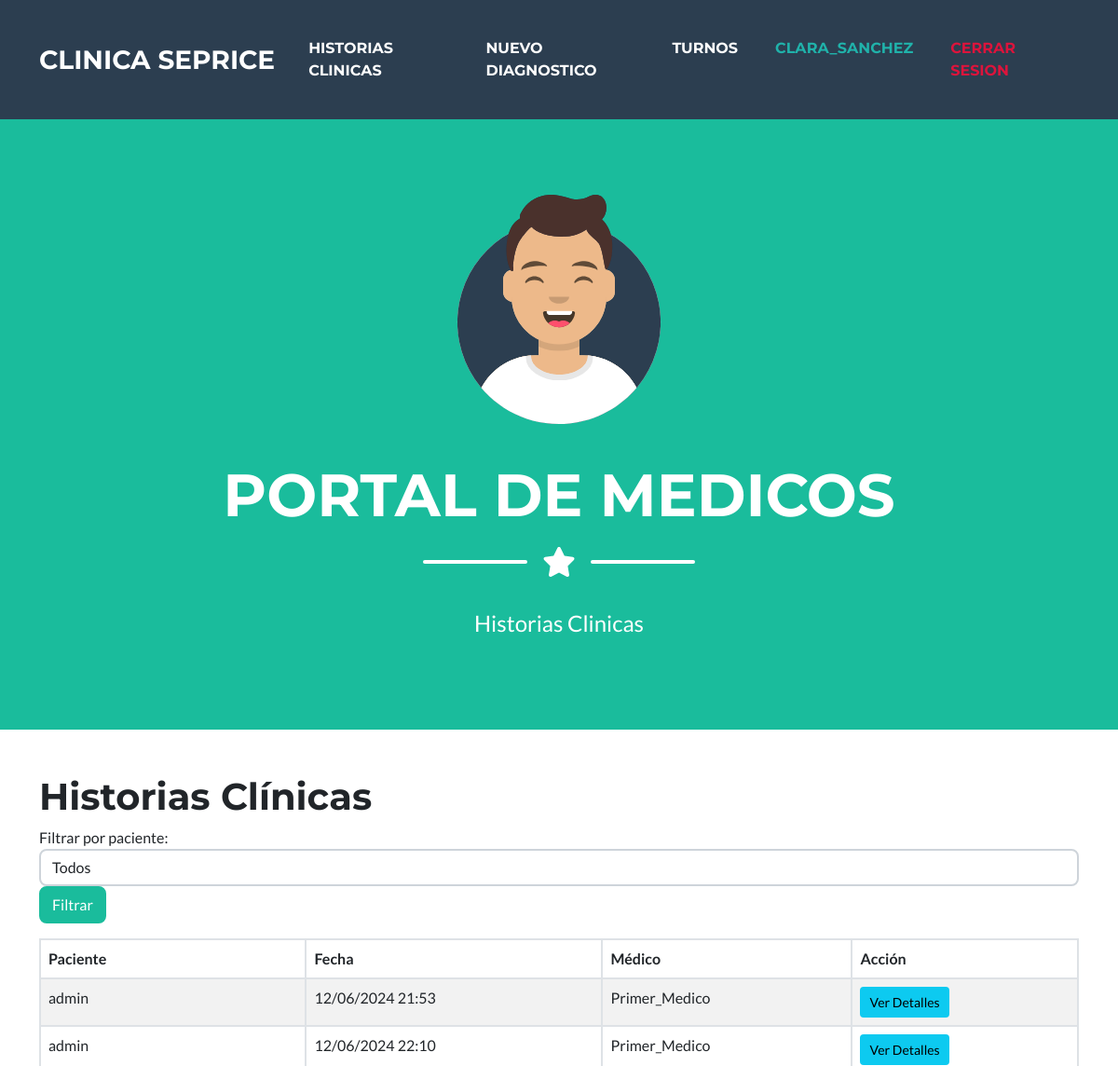
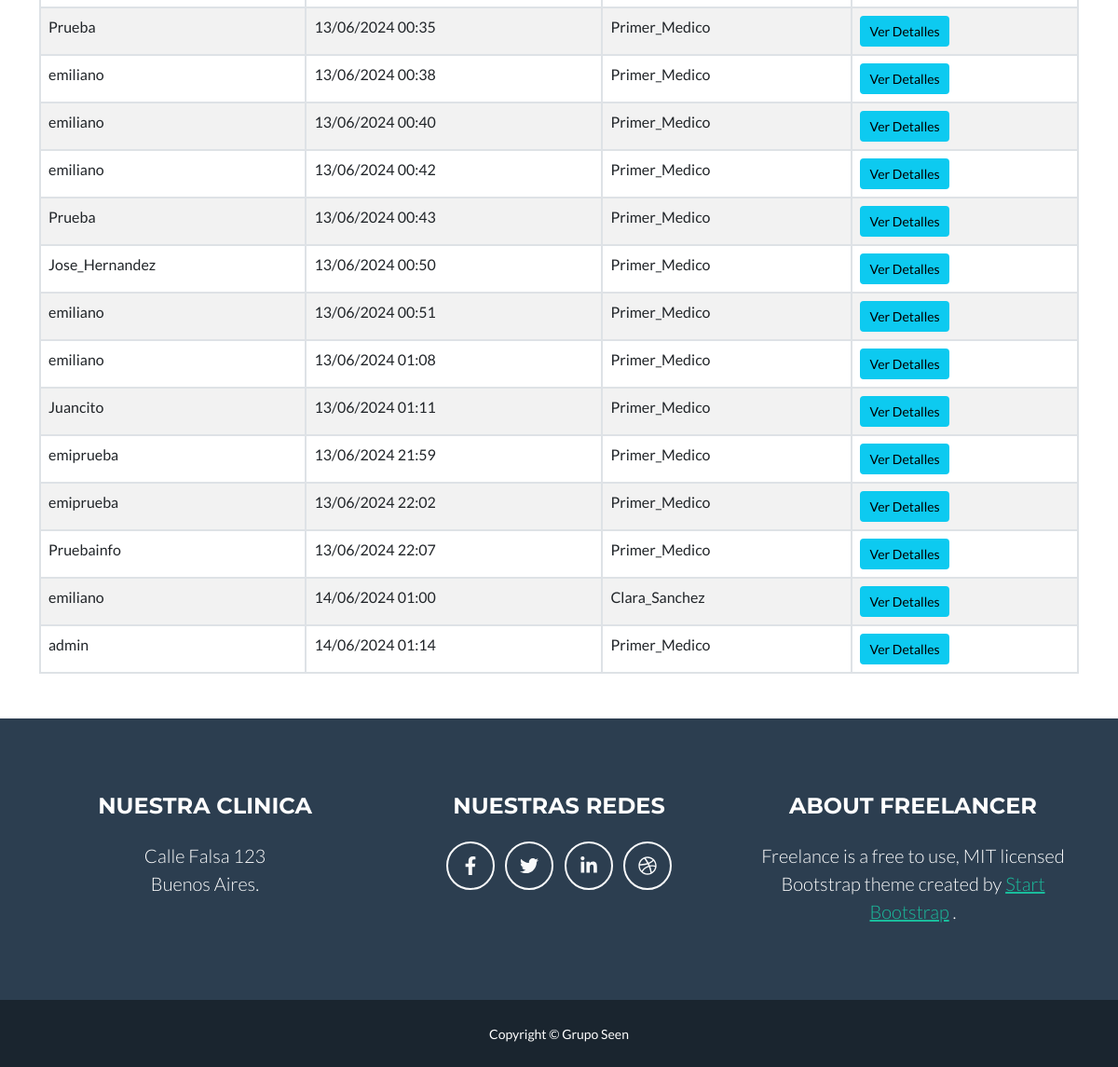
The page /lista_historias_clinicas/ (signed in) on the database its author committed (2 pictures, top to bottom).
### historias_medicas/models.py (models this page shows, shortened)
class HistoriaClinica(models.Model):
    paciente = models.ForeignKey(User, on_delete=models.CASCADE)
    medico = models.ForeignKey(Medico, on_delete=models.CASCADE)
    fecha = models.DateTimeField(auto_now_add=True)
    diagnostico = RichTextField()

### registro/models.py (models this page shows, shortened)
class Medico(models.Model):
    user = models.OneToOneField(User, on_delete=models.CASCADE)
    especialidad = models.OneToOneField(Especialidad, on_delete=models.CASCADE)
    nombre = models.CharField(max_length=100)
    apellido = models.CharField(max_length=100)

### historias_medicas/decorators.py (the view)
    def _wrapped_view(request, *args, **kwargs):
        if not hasattr(request.user, 'medico'):
            return redirect('permiso_denegado')
        return view_func(request, *args, **kwargs)

### historias_medicas/views.py (called while the page is built)
@login_required
@medico_required
def lista_historias_clinicas(request):
    paciente_id = request.GET.get('paciente')
    historias_clinicas = HistoriaClinica.objects.all()
    if paciente_id:
        historias_clinicas = historias_clinicas.filter(paciente_id=paciente_id)
    pacientes = User.objects.filter(is_staff=False)
    context = {
        'historias_clinicas': historias_clinicas,
        'pacientes': pacientes,
    }
    return render(request, 'lista_historias_clinicas.html', context)

### templates/lista_historias_clinicas.html (shortened to what this page needs)
{% extends 'index.html' %}
{% load static %}
{% block contenido_que_cambia %}
<div class="container mt-5 mb-5">
    <h1>Historias Clínicas</h1>
    <form method="get" class="form-inline mb-3">
        <div class="form-group mr-2">
            <label for="paciente" class="mr-2">Filtrar por paciente:</label>
            <select name="paciente" id="paciente" class="form-control">
                <option value="">Todos</option>
            </select>
        </div>
        <button type="submit" class="btn btn-primary">Filtrar</button>
    </form>
    <table class="table table-bordered table-striped">
        <thead>
            <tr>
                <th>Paciente</th>
                <th>Fecha</th>
                <th>Médico</th>
                <th>Acción</th>
            </tr>
        </thead>
        <tbody>
            {% for historia in historias_clinicas %}
            <tr>
                <td>{{ historia.paciente.username }}</td>
                <td>{{ historia.fecha|date:"d/m/Y H:i" }}</td>
                <td>{{ historia.medico.user.username }}</td>
                <td>
                    <a href="{% url 'historia_clinica_detalle' historia.pk %}" class="btn btn-info btn-sm">Ver Detalles</a>
                </td>
            </tr>
            {% endfor %}
        </tbody>
    </table>
</div>
{% endblock %}

### templates/index.html (shortened to what this page needs)
<!DOCTYPE html>
<html lang="en">
    <head>
        {% load static %}
        <link href="{% static 'index/css/styles.css' %}" rel="stylesheet" />
    </head>
    <body id="page-top">
        <nav class="navbar navbar-expand-lg bg-secondary text-uppercase fixed-top" id="mainNav">
            <div class="container">
                <a class="navbar-brand" href="{% url 'index' %}">Clinica SePrice</a>
                <div class="collapse navbar-collapse" id="navbarResponsive">
                    <ul class="navbar-nav ms-auto">
                        {% if user.medico %}
                        <li class="nav-item mx-0 mx-lg-1"><a class="nav-link py-3 px-0 px-lg-3 rounded" href="{% url 'lista_historias_clinicas' %}">Historias Clinicas</a></li>
                        <li class="nav-item mx-0 mx-lg-1"><a class="nav-link py-3 px-0 px-lg-3 rounded" href="{% url 'cargar_diagnostico' %}">Nuevo Diagnostico</a></li>
                        <li class="nav-item mx-0 mx-lg-1"><a class="nav-link py-3 px-0 px-lg-3 rounded" href="{% url 'mis_turnos_medico' %}">Turnos</a></li>
                        <li class="nav-item mx-0 mx-lg-1"><a class="nav-link py-3 px-0 px-lg-3 rounded" style="color:lightseagreen">{{request.user.username}}</a></li>
                        <li class="nav-item mx-0 mx-lg-1"><a class="nav-link py-3 px-0 px-lg-3 rounded" style="color:crimson" href="{% url 'logout' %}">Cerrar Sesion</a></li>
                        {% endif %}
                    </ul>
                </div>
            </div>
        </nav>
        <header class="masthead bg-primary text-white text-center">
            <div class="container d-flex align-items-center flex-column">
                <img class="masthead-avatar mb-5" src="{% static 'index/assets/img/avataaars.svg' %}" alt="..." />
                {% if user.medico %}
                <h1 class="masthead-heading text-uppercase mb-0">Portal de Medicos</h1>
                {% else %}
                <h1 class="masthead-heading text-uppercase mb-0">Portal de Pacientes</h1>
                {% endif %}
                <div class="divider-custom divider-light">
                    <div class="divider-custom-line"></div>
                    <div class="divider-custom-icon"><i class="fas fa-star"></i></div>
                    <div class="divider-custom-line"></div>
                </div>
                {% if user.medico %}
                <p class="masthead-subheading font-weight-light mb-0">Historias Clinicas</p>
                {% else %}
                <p class="masthead-subheading font-weight-light mb-0">Consultorios Externos - Estudios</p>
                {% endif %}
            </div>
        </header>
        {% block contenido_que_cambia %}{% endblock %}
        <footer class="footer text-center">
            <div class="container">
                <div class="row">
                    <div class="col-lg-4 mb-5 mb-lg-0">
                        <h4 class="text-uppercase mb-4">Nuestra Clinica</h4>
                        <p class="lead mb-0">
                            Calle Falsa 123
                            <br />
                            Buenos Aires.
                        </p>
                    </div>
                    <div class="col-lg-4 mb-5 mb-lg-0">
                        <h4 class="text-uppercase mb-4">Nuestras Redes</h4>
                        <a class="btn btn-outline-light btn-social mx-1" href="#!"><i class="fab fa-fw fa-facebook-f"></i></a>
                        <a class="btn btn-outline-light btn-social mx-1" href="#!"><i class="fab fa-fw fa-twitter"></i></a>
                        <a class="btn btn-outline-light btn-social mx-1" href="#!"><i class="fab fa-fw fa-linkedin-in"></i></a>
                        <a class="btn btn-outline-light btn-social mx-1" href="#!"><i class="fab fa-fw fa-dribbble"></i></a>
                    </div>
                    <div class="col-lg-4">
                        <h4 class="text-uppercase mb-4">About Freelancer</h4>
                        <p class="lead mb-0">
                            Freelance is a free to use, MIT licensed Bootstrap theme created by
                            <a href="http://startbootstrap.com">Start Bootstrap</a>
                            .
                        </p>
                    </div>
                </div>
            </div>
        </footer>
        <div class="copyright py-4 text-center text-white">
            <div class="container"><small>Copyright &copy; Grupo Seen</small></div>
        </div>
    </body>
</html>

### rows shown on the page
HistoriaClinica: paciente.username "admin", fecha "12/06/2024 21:53", medico.user.username "Primer_Medico"
HistoriaClinica: paciente.username "admin", fecha "12/06/2024 22:10", medico.user.username "Primer_Medico"
HistoriaClinica: paciente.username "Prueba", fecha "13/06/2024 00:35", medico.user.username "Primer_Medico"
HistoriaClinica: paciente.username "emiliano", fecha "13/06/2024 00:38", medico.user.username "Primer_Medico"
HistoriaClinica: paciente.username "emiliano", fecha "13/06/2024 00:40", medico.user.username "Primer_Medico"
HistoriaClinica: paciente.username "emiliano", fecha "13/06/2024 00:42", medico.user.username "Primer_Medico"
HistoriaClinica: paciente.username "Prueba", fecha "13/06/2024 00:43", medico.user.username "Primer_Medico"
HistoriaClinica: paciente.username "Jose_Hernandez", fecha "13/06/2024 00:50", medico.user.username "Primer_Medico"
HistoriaClinica: paciente.username "emiliano", fecha "13/06/2024 00:51", medico.user.username "Primer_Medico"
HistoriaClinica: paciente.username "emiliano", fecha "13/06/2024 01:08", medico.user.username "Primer_Medico"
HistoriaClinica: paciente.username "Juancito", fecha "13/06/2024 01:11", medico.user.username "Primer_Medico"
HistoriaClinica: paciente.username "emiprueba", fecha "13/06/2024 21:59", medico.user.username "Primer_Medico"
HistoriaClinica: paciente.username "emiprueba", fecha "13/06/2024 22:02", medico.user.username "Primer_Medico"
HistoriaClinica: paciente.username "Pruebainfo", fecha "13/06/2024 22:07", medico.user.username "Primer_Medico"
HistoriaClinica: paciente.username "emiliano", fecha "14/06/2024 01:00", medico.user.username "Clara_Sanchez"
HistoriaClinica: paciente.username "admin", fecha "14/06/2024 01:14", medico.user.username "Primer_Medico"

### other values the page prints
{{ request.user.username }} "CLARA_SANCHEZ"
